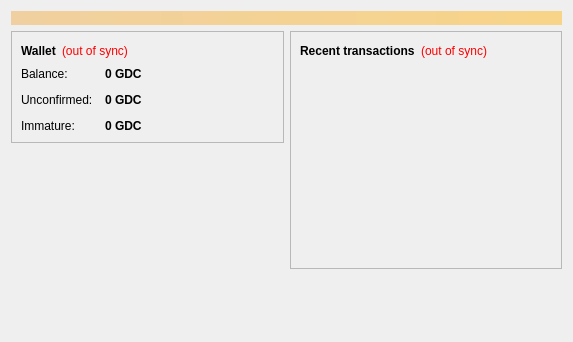
<?xml version="1.0" encoding="UTF-8"?>
<ui version="4.0">
 <class>OverviewPage</class>
 <widget class="QWidget" name="OverviewPage">
  <property name="geometry">
   <rect>
    <x>0</x>
    <y>0</y>
    <width>573</width>
    <height>342</height>
   </rect>
  </property>
  <property name="windowTitle">
   <string>Form</string>
  </property>
  <layout class="QVBoxLayout" name="topLayout">
   <item>
    <widget class="QLabel" name="labelAlerts">
     <property name="visible">
      <bool>false</bool>
     </property>
     <property name="styleSheet">
      <string notr="true">background-color: qlineargradient(x1: 0, y1: 0, x2: 1, y2: 0, stop:0 #F0D0A0, stop:1 #F8D488); color:#000000;</string>
     </property>
     <property name="wordWrap">
      <bool>true</bool>
     </property>
     <property name="margin">
      <number>3</number>
     </property>
    </widget>
   </item>
   <item>
    <layout class="QHBoxLayout" name="horizontalLayout" stretch="1,1">
     <item>
      <layout class="QVBoxLayout" name="verticalLayout_2">
       <item>
        <widget class="QFrame" name="frame">
         <property name="frameShape">
          <enum>QFrame::StyledPanel</enum>
         </property>
         <property name="frameShadow">
          <enum>QFrame::Raised</enum>
         </property>
         <layout class="QVBoxLayout" name="verticalLayout_4">
          <item>
           <layout class="QHBoxLayout" name="horizontalLayout_4">
            <item>
             <widget class="QLabel" name="label_5">
              <property name="font">
               <font>
                <weight>75</weight>
                <bold>true</bold>
               </font>
              </property>
              <property name="text">
               <string>Wallet</string>
              </property>
             </widget>
            </item>
            <item>
             <widget class="QLabel" name="labelWalletStatus">
              <property name="toolTip">
               <string>The displayed information may be out of date. Your wallet automatically synchronizes with the GoodsCoin network after a connection is established, but this process has not completed yet.</string>
              </property>
              <property name="styleSheet">
               <string notr="true">QLabel { color: red; }</string>
              </property>
              <property name="text">
               <string notr="true">(out of sync)</string>
              </property>
              <property name="alignment">
               <set>Qt::AlignLeading|Qt::AlignLeft|Qt::AlignVCenter</set>
              </property>
             </widget>
            </item>
            <item>
             <spacer name="horizontalSpacer_2">
              <property name="orientation">
               <enum>Qt::Horizontal</enum>
              </property>
              <property name="sizeHint" stdset="0">
               <size>
                <width>40</width>
                <height>20</height>
               </size>
              </property>
             </spacer>
            </item>
           </layout>
          </item>
          <item>
           <layout class="QFormLayout" name="formLayout_2">
            <property name="fieldGrowthPolicy">
             <enum>QFormLayout::AllNonFixedFieldsGrow</enum>
            </property>
            <property name="horizontalSpacing">
             <number>12</number>
            </property>
            <property name="verticalSpacing">
             <number>12</number>
            </property>
            <item row="0" column="0">
             <widget class="QLabel" name="label">
              <property name="text">
               <string>Balance:</string>
              </property>
             </widget>
            </item>
            <item row="0" column="1">
             <widget class="QLabel" name="labelBalance">
              <property name="font">
               <font>
                <weight>75</weight>
                <bold>true</bold>
               </font>
              </property>
              <property name="cursor">
               <cursorShape>IBeamCursor</cursorShape>
              </property>
              <property name="toolTip">
               <string>Your current balance</string>
              </property>
              <property name="text">
               <string notr="true">0 GDC</string>
              </property>
              <property name="textInteractionFlags">
               <set>Qt::LinksAccessibleByMouse|Qt::TextSelectableByKeyboard|Qt::TextSelectableByMouse</set>
              </property>
             </widget>
            </item>
            <item row="1" column="0">
             <widget class="QLabel" name="label_3">
              <property name="text">
               <string>Unconfirmed:</string>
              </property>
             </widget>
            </item>
            <item row="1" column="1">
             <widget class="QLabel" name="labelUnconfirmed">
              <property name="font">
               <font>
                <weight>75</weight>
                <bold>true</bold>
               </font>
              </property>
              <property name="cursor">
               <cursorShape>IBeamCursor</cursorShape>
              </property>
              <property name="toolTip">
               <string>Total of transactions that have yet to be confirmed, and do not yet count toward the current balance</string>
              </property>
              <property name="text">
               <string notr="true">0 GDC</string>
              </property>
              <property name="textInteractionFlags">
               <set>Qt::LinksAccessibleByMouse|Qt::TextSelectableByKeyboard|Qt::TextSelectableByMouse</set>
              </property>
             </widget>
            </item>
            <item row="2" column="0">
             <widget class="QLabel" name="labelImmatureText">
              <property name="text">
               <string>Immature:</string>
              </property>
             </widget>
            </item>
            <item row="2" column="1">
             <widget class="QLabel" name="labelImmature">
              <property name="font">
               <font>
                <weight>75</weight>
                <bold>true</bold>
               </font>
              </property>
              <property name="toolTip">
               <string>Mined balance that has not yet matured</string>
              </property>
              <property name="text">
               <string notr="true">0 GDC</string>
              </property>
              <property name="textInteractionFlags">
               <set>Qt::LinksAccessibleByMouse|Qt::TextSelectableByKeyboard|Qt::TextSelectableByMouse</set>
              </property>
             </widget>
            </item>
			
           </layout>
          </item>
         </layout>
        </widget>
       </item>
       <item>
        <spacer name="verticalSpacer">
         <property name="orientation">
          <enum>Qt::Vertical</enum>
         </property>
         <property name="sizeHint" stdset="0">
          <size>
           <width>20</width>
           <height>40</height>
          </size>
         </property>
        </spacer>
       </item>
		<item>
         <widget class="QLabel" name="label_wallet_bgcoin">
          <property name="text">
           <string/>
          </property>
          <property name="pixmap">
           <pixmap resource="../bitcoin.qrc">:/images/wallet_bgcoin</pixmap>
          </property>
          <property name="scaledContents">
           <bool>false</bool>
          </property>
          <property name="alignment">
           <set>Qt::AlignLeft</set>
          </property>
          <property name="margin">
           <number>-2</number>
          </property>
         </widget>
        </item>
	   </layout>
     </item>
     <item>
      <layout class="QVBoxLayout" name="verticalLayout_3">
       <item>
        <widget class="QFrame" name="frame_2">
         <property name="frameShape">
          <enum>QFrame::StyledPanel</enum>
         </property>
         <property name="frameShadow">
          <enum>QFrame::Raised</enum>
         </property>
         <layout class="QVBoxLayout" name="verticalLayout">
          <item>
           <layout class="QHBoxLayout" name="horizontalLayout_2">
            <item>
             <widget class="QLabel" name="label_4">
              <property name="text">
               <string>&lt;b&gt;Recent transactions&lt;/b&gt;</string>
              </property>
             </widget>
            </item>
            <item>
             <widget class="QLabel" name="labelTransactionsStatus">
              <property name="toolTip">
               <string>The displayed information may be out of date. Your wallet automatically synchronizes with the GoodsCoin network after a connection is established, but this process has not completed yet.</string>
              </property>
              <property name="styleSheet">
               <string notr="true">QLabel { color: red; }</string>
              </property>
              <property name="text">
               <string notr="true">(out of sync)</string>
              </property>
              <property name="alignment">
               <set>Qt::AlignRight|Qt::AlignTrailing|Qt::AlignVCenter</set>
              </property>
             </widget>
            </item>
            <item>
             <spacer name="horizontalSpacer">
              <property name="orientation">
               <enum>Qt::Horizontal</enum>
              </property>
              <property name="sizeHint" stdset="0">
               <size>
                <width>40</width>
                <height>20</height>
               </size>
              </property>
             </spacer>
            </item>
           </layout>
          </item>
          <item>
           <widget class="QListView" name="listTransactions">
            <property name="styleSheet">
             <string notr="true">QListView { background: transparent; }</string>
            </property>
            <property name="frameShape">
             <enum>QFrame::NoFrame</enum>
            </property>
            <property name="verticalScrollBarPolicy">
             <enum>Qt::ScrollBarAlwaysOff</enum>
            </property>
            <property name="horizontalScrollBarPolicy">
             <enum>Qt::ScrollBarAlwaysOff</enum>
            </property>
            <property name="selectionMode">
             <enum>QAbstractItemView::NoSelection</enum>
            </property>
           </widget>
          </item>
         </layout>
        </widget>
       </item>
       <item>
        <spacer name="verticalSpacer_2">
         <property name="orientation">
          <enum>Qt::Vertical</enum>
         </property>
         <property name="sizeHint" stdset="0">
          <size>
           <width>20</width>
           <height>40</height>
          </size>
         </property>
        </spacer>
       </item>
      </layout>
     </item>
    </layout>
   </item>
  </layout>
 </widget>
 <resources/>
 <connections/>
</ui>
